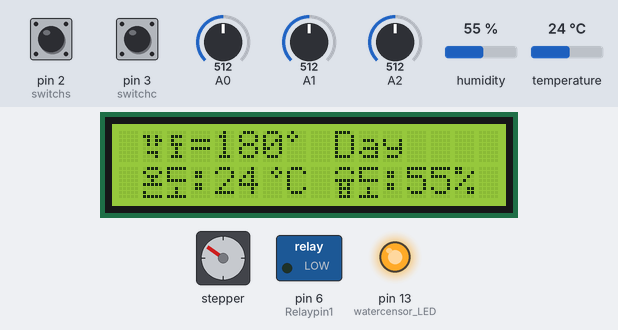
Bench run of a sketch on a simulated Arduino Uno, built with avr-gcc and run on an emulated ATmega328P. Parts: 16×2 character LCD, stepper motor, switched loads named in the sketch (green lamp = pin HIGH), output pins drawn as LEDs (lit = HIGH). Inputs (shaded band) come from the test bench; at power-on: A2 = 512, A0 = 512, A1 = 512, pin 2 (switchs) HIGH, pin 3 (switchc) HIGH, humidity 55 %, temperature 24 °C. Stepper angles assume 2048 steps per turn; what the sketch prints to the serial monitor is not drawn.

Above: at 1.3 s.
1.4 s: A2 set to 106
3.8 s: A2 set to 96
At 4.93 s:
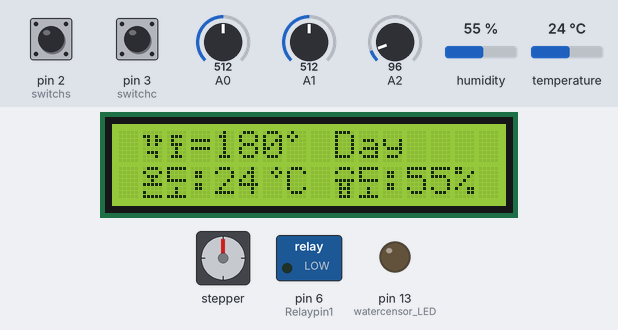
6.1 s: A0 set to 46
At 7.37 s:
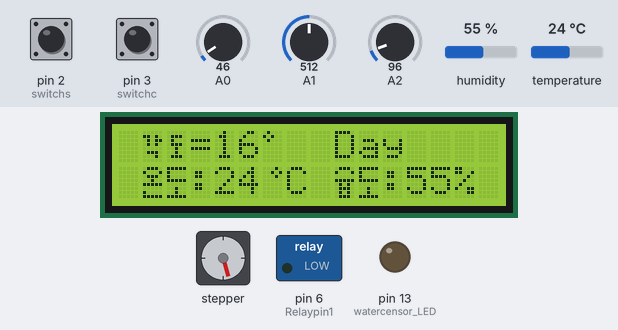
8.3 s: A0 set to 40
At 9.35 s:
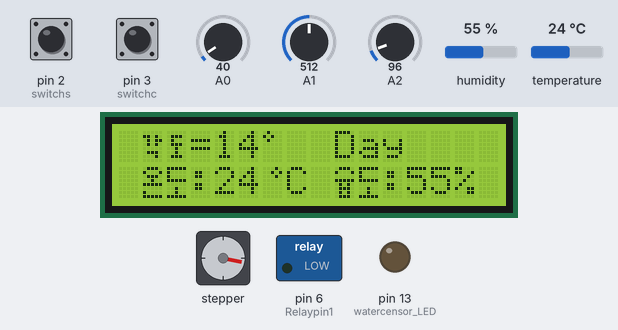
10.5 s: A1 set to 306
At 11.11 s:
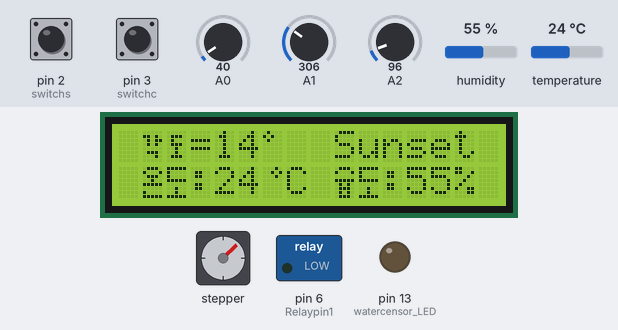
12.8 s: A1 set to 261
15.0 s: A1 set to 232
At 15.57 s:
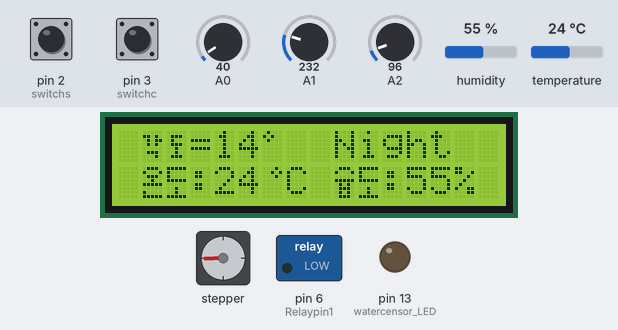
Timing chart, 0 to 18.2 s (numbered marks = the images above; inputs shaded):
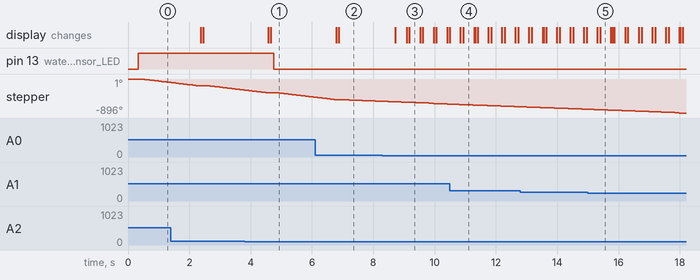

The sketch:

DHTLCDSTEPANGLEWATER.ino
```cpp
#include <DHT.h>
#include <DHT_U.h>
#include <Wire.h>
#include <LiquidCrystal_I2C.h>
#include <Stepper.h>
#define DHTPIN 8
#define DHTTYPE DHT11

DHT dht(DHTPIN, DHTTYPE);
const int stepsPerRevolution=2048;
Stepper myStepper(stepsPerRevolution,9,11,10,12);
LiquidCrystal_I2C lcd(0x27,20,4);

    //byte W0[8]={B01010,B11110,B01011,B10110,B00000,B00100,B01010,B00100};
    //byte W1[8]={B01110,B01010,B01110,B00000,B11111,B00100,B10000,B11111};

    byte T2[8]={B01110,B10001,B01110,B00100,B11111,B00000,B10000,B11111};
    byte T3[8]={B11111,B10000,B10000,B11111,B00000,B00100,B00100,B11111};
    byte T4[8]={B00010,B00101,B00010,B00000,B00000,B00000,B00000,B00000};

    byte H5[8]={B01110,B10001,B00000,B11111,B01010,B01110,B01010,B01110};
    byte H6[8]={B11111,B10000,B10000,B11111,B00000,B00100,B00100,B11111};

    byte AG7[8]={B00000,B11010,B01011,B01010,B00000,B01110,B00010,B00000};
    byte AG8[8]={B00000,B01110,B01000,B01110,B00100,B00100,B01110,B00000};
    byte AG9[8]={B01000,B10100,B01000,B00000,B00000,B00000,B00000,B00000};

int CDS,VR;
int winVR,motVR,angleVR;
int Relaypin1=6;
int switchs=2,counts=0,sts=0; //sts:statestop
int switchc=3,countc=0,stc=0; //stc:statechange
int sun;
int waterVR,water;


void setup()
{
  Serial.begin(9600);
  dht.begin();
  lcd.init();
  lcd.backlight();
  lcd.begin(16,2);
  myStepper.setSpeed(16);
  pinMode(Relaypin1,OUTPUT); // 릴레이핀을 출력으로 설정
  pinMode(switchs,INPUT_PULLUP); //stop switch를 입력으로 설정
  pinMode(switchc,INPUT_PULLUP); //change switch를 입력으로 설정
  pinMode(13,OUTPUT); // watercensor LED // watercensor LED
}

void loop()
{

  VR=analogRead(0);
  winVR=map(VR,0,1023,0,100); //VR값을 0~100으로 변환
  motVR=map(VR,0,1023,0,360); //VR값을 0~360으로 변환

  waterVR=analogRead(2);
  water=map(waterVR,0,1023,0,100); //waterVR 값을 0~100으로 변환

  //lcd.createChar(0,W0);
  lcd.createChar(7,AG7); // 글자 '각'
  lcd.setCursor(0,0); // 커서 설정
  //lcd.createChar(1,W1);
  lcd.createChar(8,AG8); //글자 '도'
  lcd.setCursor(1,0);

  //lcd.write(byte(0));
  lcd.write(byte(7)); // '각' 생성
  //lcd.write(byte(1));
  lcd.write(byte(8)); // '도' 생성

  lcd.print("=");
  //Serial.print("창문 = ");
  Serial.print("각도 = ");
  //lcd.print(winVR);
  lcd.print(motVR);

  //lcd.print("%");

  if(motVR<10) // motVR의 크기가 10 미만이면
  {
    lcd.createChar(9,AG9);
    lcd.setCursor(5,0); // 숫자 바로 옆에 '도' 표시
    lcd.write(byte(9));
  }
  else if(motVR<100) // motVR의 크기가 10 이상 100 미만이면
  {
    lcd.createChar(9,AG9);
    lcd.setCursor(6,0); // 숫자 바로 옆에 '도' 표시
    lcd.write(byte(9));
  }
  else // motVR의 크기가 100초과이면
  {
    lcd.createChar(9,AG9);
    lcd.setCursor(7,0); // 숫자 바로 옆에 '도' 표시
    lcd.write(byte(9));

  }

  //Serial.print(winVR);
  //Serial.print("%");
  Serial.print(motVR);
  Serial.print("도");

  CDS=analogRead(1);
  sun=map(CDS,0,700,0,100); // CDS 값을 0~100으로 변환

  lcd.setCursor(9,0);
  if(sun>65) // 65 이상이면 '낮' 표시
  {
    lcd.print("Day");
  }
  else if(sun<35) // 35 미만이면 '밤' 표시
  {
    lcd.print("Night");
  }
  else // 그 외의 값은 '새벽' 표시
  {
    lcd.print("Sunset");
  }

  Serial.print(" 햇빛의 양=");
  Serial.print(sun);
  Serial.println("%");


  int hum,tem;
  tem=dht.readTemperature();
  hum=dht.readHumidity();


  lcd.createChar(2,T2);
  lcd.setCursor(0,1);
  lcd.createChar(3,T3);
  lcd.setCursor(1,1);

  lcd.write(byte(2));
  lcd.write(byte(3));
  lcd.print(":");
  Serial.print("온도 : ");
  lcd.print(tem);

  lcd.createChar(4,T4);
  lcd.setCursor(6,1);
  lcd.write(byte(4));

  lcd.print("C ");
  Serial.print(tem);

  lcd.createChar(5,H5);
  lcd.setCursor(8,1);
  lcd.createChar(6,H6);
  lcd.setCursor(9,1);

  lcd.write(byte(5));
  lcd.write(byte(6));
  lcd.print(":");
  Serial.print("습도 : ");
  lcd.print(hum);
  lcd.print("%");
  Serial.println(hum);
  delay(100);

  if(waterVR>100)
  {
    digitalWrite(13,HIGH);
  }

  else
  {
    digitalWrite(13,LOW);
  }
  Serial.print("물 감지 : ");
  Serial.print(water);
  Serial.println("%");
  delay(100);
  angleVR=map(motVR,0,360,0,2048);

  {

    {
      if(digitalRead(switchs)==LOW) // stop 스위치를 누르면
      {
        digitalWrite(Relaypin1,HIGH); //1채널 릴레이 ON
        counts+=1;
        delay(1);
      }
      else if(digitalRead(switchs)==HIGH) // stop 스위치를 누르지 않으면
      {
        digitalWrite(Relaypin1,LOW); //1채널 릴레이 OFF
        delay(1);
      }
    }

    {
      if(digitalRead(switchc)==HIGH) // 버튼이 클릭되지 않았을 때
        {
          if(stc==0) // 만약 전 상태가 0이었다면
          {
            delay(1); // 약간의 딜레이 후
            stc=1; // 상태가 1이 된다.
          }
        }
         else if(digitalRead(switchc)==LOW) // 버튼이 클릭되는 순간
        {
          if(stc==1) // 전 상태가 1이었다면
          {
            countc+=1; // change count가 1 더해진다
            delay(1); // 약간의 딜레이 후
            stc=0; // 상태는 0이 된다.
          }
        }
      }

    if(waterVR>=50)
    {
      myStepper.step(-angleVR);
    }
    else
    {
      if(counts%2==0)
      {
        myStepper.step(angleVR=0);
      }

      else
      {
        if(countc%2==1)
        {
          myStepper.step(angleVR);
        }
        else if(countc%2==0)
        {
          myStepper.step(-angleVR);
        }
      }

    }

  }
  Serial.println(motVR);
  lcd.clear();

}
```

Measured:
- the behaviour switches between 101 and 100 on A2 (found by bisection; images 0 and 1)
- the behaviour switches between 43 and 42 on A0 (found by bisection; images 2 and 3)
- the behaviour switches between 245 and 244 on A1 (found by bisection; images 4 and 5)
- after the input at 3.8 s, pin 13 (watercensor_LED): HIGH → LOW after 0.96 s
- after the input at 6.1 s, the display: first changes after 0.69 s (image 2 shows a later state)
- after the input at 10.5 s, the display: first differs from a run without the input after 0.44 s (image 4)
- after the input at 15.0 s, the display: first differs from a run without the input after 0.40 s (image 5)
